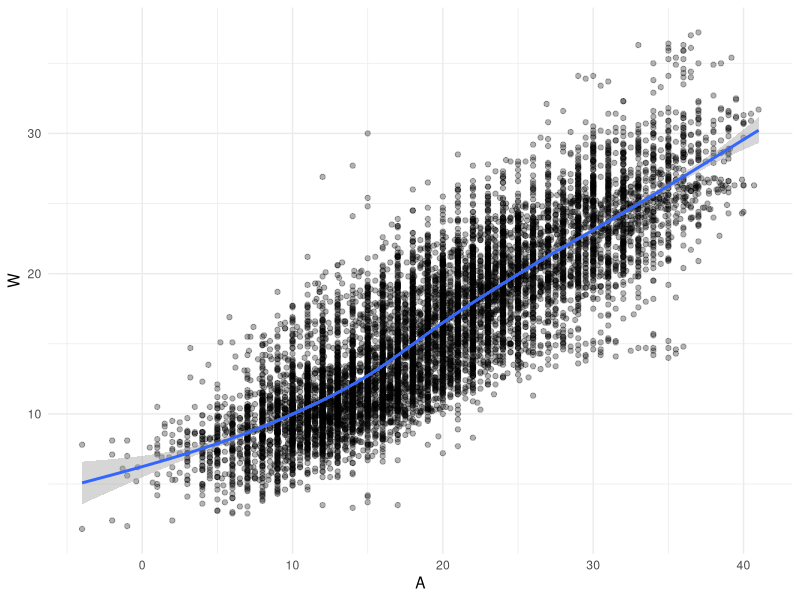

Reproduce this figure in R.
## ---- chunk 1
knitr::opts_chunk$set(echo = TRUE,warning=F)
options(scipen=999)
library(tidyverse)    #Essential Functions
library(modelr)       #Helpful Functions in Modeling
DATA=read_csv("AirWaterTemp.csv",col_types=cols()) #River Data
## ---- chunk 2
head(DATA)
## ---- chunk 3
ggplot(data=DATA) +
  geom_point(aes(x=A,y=W),alpha=0.3)+
  geom_smooth(aes(x=A,y=W)) +
  theme_minimal()
